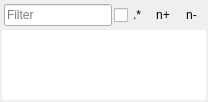
  <widget class="QDockWidget" name="dockSources">
   <property name="windowTitle">
    <string>Raster Sources</string>
   </property>
   <attribute name="dockWidgetArea">
    <number>1</number>
   </attribute>
   <widget class="QWidget" name="widgetContetSources">
    <layout class="QVBoxLayout" name="verticalLayout_9">
     <property name="spacing">
      <number>2</number>
     </property>
     <property name="leftMargin">
      <number>2</number>
     </property>
     <property name="topMargin">
      <number>2</number>
     </property>
     <property name="rightMargin">
      <number>2</number>
     </property>
     <property name="bottomMargin">
      <number>2</number>
     </property>
     <item>
      <layout class="QHBoxLayout" name="btnBarSrcFiles">
       <property name="spacing">
        <number>2</number>
       </property>
       <property name="leftMargin">
        <number>2</number>
       </property>
       <property name="topMargin">
        <number>2</number>
       </property>
       <property name="rightMargin">
        <number>2</number>
       </property>
       <property name="bottomMargin">
        <number>2</number>
       </property>
       <item>
        <widget class="QLineEdit" name="tbSourceFileFilter">
         <property name="placeholderText">
          <string>Filter</string>
         </property>
        </widget>
       </item>
       <item>
        <widget class="QCheckBox" name="cbSourceFileFilterRegex">
         <property name="toolTip">
          <string>Check this to filter by regular expression instead of wildcards.</string>
         </property>
         <property name="text">
          <string>.*</string>
         </property>
        </widget>
       </item>
       <item>
        <widget class="QToolButton" name="btnExpandAllSrc">
         <property name="toolTip">
          <string>Expand nodes</string>
         </property>
         <property name="text">
          <string>n+</string>
         </property>
         <property name="icon">
          <iconset resource="../../../QGIS/images/images.qrc">
           <normaloff>:/images/themes/default/mActionExpandTree.svg</normaloff>:/images/themes/default/mActionExpandTree.svg</iconset>
         </property>
         <property name="autoRaise">
          <bool>true</bool>
         </property>
        </widget>
       </item>
       <item>
        <widget class="QToolButton" name="btnCollapseAllSrc">
         <property name="toolTip">
          <string>Collapse nodes</string>
         </property>
         <property name="text">
          <string>n-</string>
         </property>
         <property name="icon">
          <iconset resource="../../../QGIS/images/images.qrc">
           <normaloff>:/images/themes/default/mActionCollapseTree.svg</normaloff>:/images/themes/default/mActionCollapseTree.svg</iconset>
         </property>
         <property name="autoRaise">
          <bool>true</bool>
         </property>
        </widget>
       </item>
      </layout>
     </item>
     <item>
      <widget class="SourceRasterTreeView" name="treeViewSourceFiles">
       <property name="acceptDrops">
        <bool>true</bool>
       </property>
       <property name="styleSheet">
        <string notr="true">QTreeView::item:selected {
    background-color: yellow;
	color:black;
}</string>
       </property>
       <property name="frameShape">
        <enum>QFrame::NoFrame</enum>
       </property>
       <property name="sizeAdjustPolicy">
        <enum>QAbstractScrollArea::AdjustToContents</enum>
       </property>
       <property name="dragEnabled">
        <bool>true</bool>
       </property>
       <property name="dragDropMode">
        <enum>QAbstractItemView::DragDrop</enum>
       </property>
       <property name="defaultDropAction">
        <enum>Qt::CopyAction</enum>
       </property>
       <property name="alternatingRowColors">
        <bool>true</bool>
       </property>
       <property name="selectionMode">
        <enum>QAbstractItemView::ExtendedSelection</enum>
       </property>
       <property name="selectionBehavior">
        <enum>QAbstractItemView::SelectItems</enum>
       </property>
       <property name="uniformRowHeights">
        <bool>true</bool>
       </property>
       <property name="sortingEnabled">
        <bool>true</bool>
       </property>
       <property name="allColumnsShowFocus">
        <bool>true</bool>
       </property>
       <attribute name="headerCascadingSectionResizes">
        <bool>false</bool>
       </attribute>
       <attribute name="headerShowSortIndicator" stdset="0">
        <bool>true</bool>
       </attribute>
      </widget>
     </item>
    </layout>
   </widget>
  </widget>
